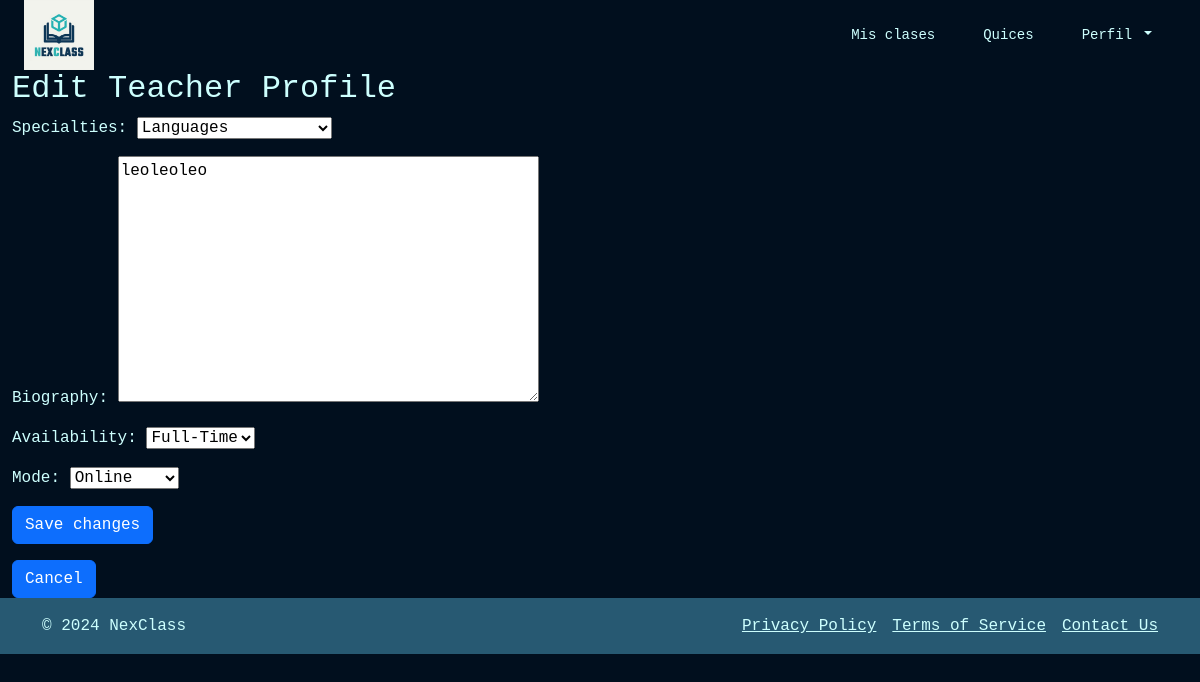
Screenshot of /edit_teacher_profile/ (signed in) with the database file from the repository.
### users/models.py (models this page shows)
class Teacher(models.Model):
    user = models.OneToOneField(User, on_delete=models.CASCADE)
    specialties = models.CharField(
        max_length=50,
        choices=Specialties.choices
    )
    biography = models.TextField()
    average_rating = models.FloatField(default=0.0)
    availability = models.CharField(
        max_length=50,
        choices=Availability.choices
    )
    mode = models.CharField(
        max_length=50,
        choices=Mode.choices
    )
    def average_rating(self):
        ratings = self.ratings.all()
        if ratings:
            return sum([rating.rating for rating in ratings]) / ratings.count()
        return 0

### users/views.py (the view)
# urls.py: path('edit_teacher_profile/', views.edit_teacher_profile, name='edit_teacher_profile'),
@login_required
def edit_teacher_profile(request):
    teacher = get_object_or_404(Teacher, user=request.user)
    form = None
    if request.method == 'POST':
        form = TeacherCreationForm(request.POST, instance=teacher)
        if form.is_valid():
            form.save()
            return redirect('my_profile_teacher')
    else:
        form = TeacherCreationForm(instance=teacher)
    return render(request, 'edit_teacher_profile.html', {'form': form})

### users/forms.py
class TeacherCreationForm(forms.ModelForm):
    class Meta:
        model = Teacher
        fields = ['specialties', 'biography', 'availability', 'mode']

### users/templates/edit_teacher_profile.html (shortened to what this page needs)
{% extends "navbarTeacher.html" %}
{% block content %}
    <div class="container-fluid">
      <h2>Edit Teacher Profile</h2>
      <form method="post">
        {{ form.as_p }}
        <button type="submit" class="btn btn-primary">Save changes</button>
      </form>
      <a href="{% url 'my_profile_teacher' %}" class="btn btn-primary">Cancel</a>
    </div>
{% endblock %}

### NextClassProject/static/styles/global.css (style rules this page uses)
h1, h2, h3, h4, h5, h6 { font-family: "Space Mono", monospace; color: var(--text-color); }
a { gap: 2px; color: var(--text-color); }

### rows the page displays
Teacher: specialties "Languages", biography "leoleoleo", availability "Full-Time", mode "Online"
